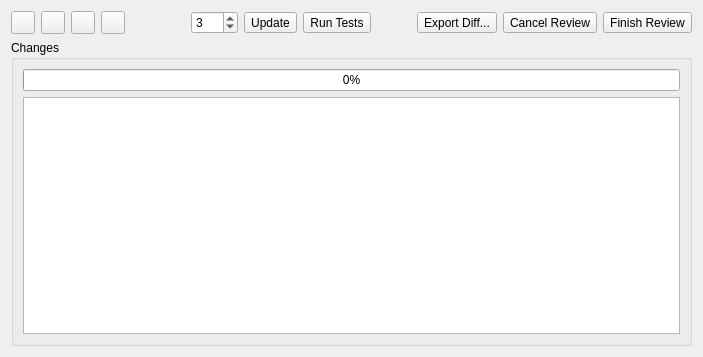
<?xml version="1.0" encoding="UTF-8"?>
<ui version="4.0">
 <class>EditPatch</class>
 <widget class="QWidget" name="EditPatch">
  <property name="geometry">
   <rect>
    <x>0</x>
    <y>0</y>
    <width>703</width>
    <height>357</height>
   </rect>
  </property>
  <layout class="QVBoxLayout" name="verticalLayout_2">
   <item>
    <layout class="QHBoxLayout" name="buttonsLayout">
     <item>
      <layout class="QHBoxLayout" name="horizontalLayout">
       <item>
        <widget class="QToolButton" name="previousFile">
         <property name="toolTip">
          <string comment="@info:tooltip">Previous file</string>
         </property>
         <property name="icon">
          <iconset theme="arrow-left">
           <normaloff>.</normaloff>.</iconset>
         </property>
        </widget>
       </item>
       <item>
        <widget class="QToolButton" name="previousHunk">
         <property name="toolTip">
          <string comment="@info:tooltip">Previous difference</string>
         </property>
         <property name="icon">
          <iconset theme="arrow-up">
           <normaloff>.</normaloff>.</iconset>
         </property>
        </widget>
       </item>
       <item>
        <widget class="QToolButton" name="nextHunk">
         <property name="toolTip">
          <string comment="@info:tooltip">Next difference</string>
         </property>
         <property name="icon">
          <iconset theme="arrow-down">
           <normaloff>.</normaloff>.</iconset>
         </property>
        </widget>
       </item>
       <item>
        <widget class="QToolButton" name="nextFile">
         <property name="toolTip">
          <string comment="@info:tooltip">Next file</string>
         </property>
         <property name="icon">
          <iconset theme="arrow-right">
           <normaloff>.</normaloff>.</iconset>
         </property>
        </widget>
       </item>
       <item>
        <spacer name="horizontalSpacer">
         <property name="orientation">
          <enum>Qt::Horizontal</enum>
         </property>
         <property name="sizeHint" stdset="0">
          <size>
           <width>60</width>
           <height>21</height>
          </size>
         </property>
        </spacer>
       </item>
       <item>
        <widget class="QSpinBox" name="diffContext">
         <property name="toolTip">
          <string>lines of context for the unified diff</string>
         </property>
         <property name="specialValueText">
          <string>max</string>
         </property>
         <property name="suffix">
          <string extracomment="lines of context text"/>
         </property>
         <property name="minimum">
          <number>0</number>
         </property>
         <property name="maximum">
          <number>999</number>
         </property>
         <property name="value">
          <number>3</number>
         </property>
        </widget>
       </item>
       <item>
        <widget class="QToolButton" name="updateButton">
         <property name="toolTip">
          <string>Click to update the patch
Right-click to select the number of lines of context the patch should show.</string>
         </property>
         <property name="text">
          <string comment="@action:button">Update</string>
         </property>
         <property name="toolButtonStyle">
          <enum>Qt::ToolButtonTextBesideIcon</enum>
         </property>
         <property name="icon">
          <iconset theme="view-refresh">
           <normaloff>.</normaloff>.</iconset>
         </property>
        </widget>
       </item>
       <item>
        <widget class="QToolButton" name="testsButton">
         <property name="text">
          <string comment="@action:button">Run Tests</string>
         </property>
         <property name="toolButtonStyle">
          <enum>Qt::ToolButtonTextBesideIcon</enum>
         </property>
         <property name="icon">
          <iconset theme="preflight-verifier">
           <normaloff>.</normaloff>.</iconset>
         </property>
        </widget>
       </item>
      </layout>
     </item>
     <item>
      <spacer name="buttonsSpacer">
       <property name="orientation">
        <enum>Qt::Horizontal</enum>
       </property>
       <property name="sizeType">
        <enum>QSizePolicy::Fixed</enum>
       </property>
       <property name="sizeHint" stdset="0">
        <size>
         <width>40</width>
         <height>20</height>
        </size>
       </property>
      </spacer>
     </item>
     <item>
      <layout class="QHBoxLayout" name="horizontalLayout_3">
       <item>
        <widget class="QToolButton" name="exportReview">
         <property name="text">
          <string comment="@action:button">Export Diff...</string>
         </property>
         <property name="popupMode">
          <enum>QToolButton::InstantPopup</enum>
         </property>
         <property name="toolButtonStyle">
          <enum>Qt::ToolButtonTextBesideIcon</enum>
         </property>
         <property name="icon">
          <iconset theme="document-share"/>
         </property>
        </widget>
       </item>
       <item>
        <widget class="QToolButton" name="cancelReview">
         <property name="text">
          <string comment="@action:button">Cancel Review</string>
         </property>
         <property name="toolButtonStyle">
          <enum>Qt::ToolButtonTextBesideIcon</enum>
         </property>
         <property name="icon">
          <iconset theme="dialog-cancel">
           <normaloff>.</normaloff>.</iconset>
         </property>
        </widget>
       </item>
       <item>
        <widget class="QToolButton" name="finishReview">
         <property name="text">
          <string comment="@action:button">Finish Review</string>
         </property>
         <property name="toolButtonStyle">
          <enum>Qt::ToolButtonTextBesideIcon</enum>
         </property>
         <property name="autoRaise">
          <bool>false</bool>
         </property>
        </widget>
       </item>
      </layout>
     </item>
    </layout>
   </item>
   <item>
    <layout class="QHBoxLayout" name="contentLayout">
     <item>
      <widget class="QGroupBox" name="filesGroup">
       <property name="title">
        <string comment="@title:group">Changes</string>
       </property>
       <layout class="QHBoxLayout" name="horizontalLayout_2">
        <item>
         <layout class="QVBoxLayout" name="verticalLayout">
          <item>
           <widget class="QProgressBar" name="testProgressBar">
            <property name="value">
             <number>0</number>
            </property>
           </widget>
          </item>
          <item>
           <widget class="QTreeView" name="filesList">
            <property name="editTriggers">
             <set>QAbstractItemView::NoEditTriggers</set>
            </property>
           </widget>
          </item>
         </layout>
        </item>
       </layout>
      </widget>
     </item>
    </layout>
   </item>
  </layout>
 </widget>
 <resources/>
 <connections/>
</ui>
